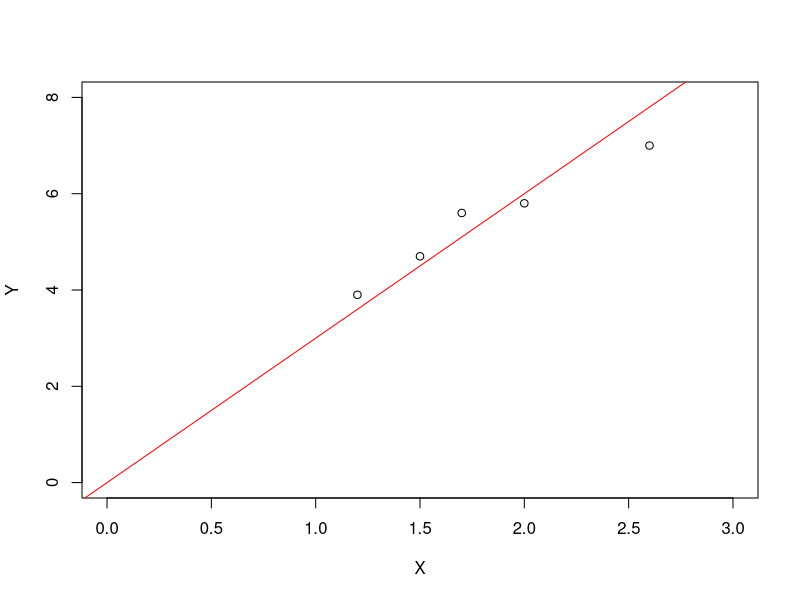

Generate this figure with R:
## ---- chunk 1
 X=c(12,15,17,20,26)/10;X
Y=c(39,47,56,58,70)/10;Y
n=length(Y);n
Xb=mean(X);Xb
Yb=mean(Y);Yb
plot(X,Y,xlim=c(0,3),ylim=c(0,8))
abline(a=0,b=3,col="red")
## ---- chunk 2
X=c(12,15,17,20,26)/10;X
Y=c(39,47,56,58,70)/10;Y
n=length(Y);n
SX=sum(X);SX
X2=X^2
SX2=sum(X2);SX2
XY=X*Y
SXY=sum(XY);SXY
teta_est=SXY/SX2;teta_est
round(teta_est,2)  ##Estimativa de mínimos quadrados.
Y_est=teta_est*X;Y_est
e=Y-Y_est
e2=e^2
sum(e2)
tabela=cbind(X,Y,X2,XY,Y_est,e,e2);tabela
## ---- chunk 3
mod1=lm(Y~X -1);mod1
predict(mod1)
summary(mod1)
anova(mod1)
SY2=sum(Y^2);SY2
###Observe que:
150.294 + 1.006
